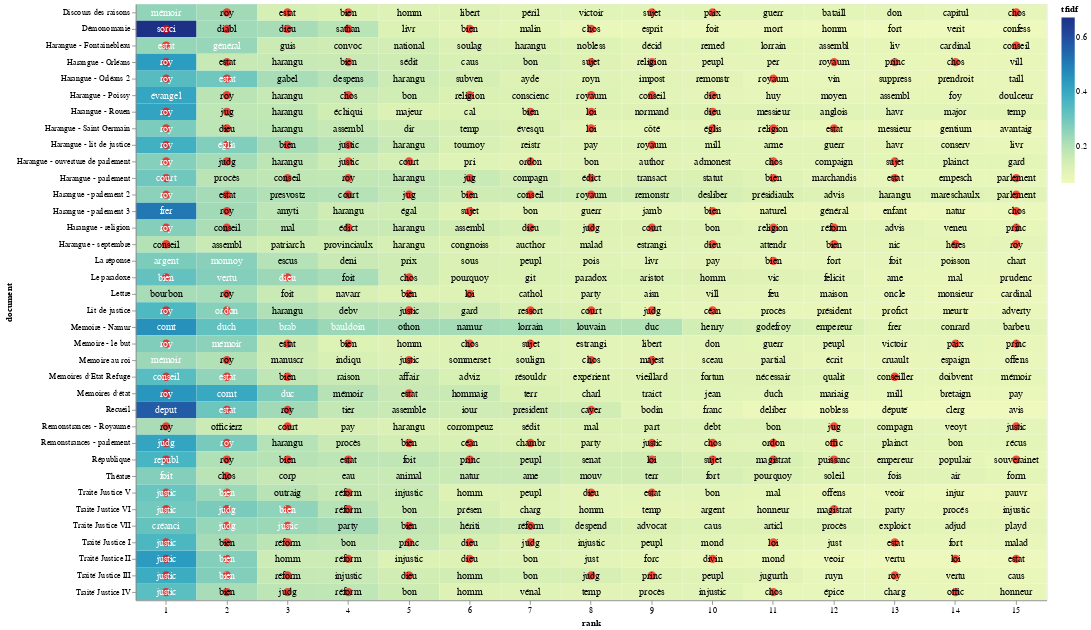

Notebook code cell kept with this figure:
### Code cell
import altair as alt
import numpy as np

# Get the custom stopword list from the user
stop_words = get_stopwords()

# Function to select an .xlsx file
def select_xlsx_file():
    cwd = os.getcwd()
    xlsx_files = sorted([f for f in os.listdir(cwd) if f.endswith('.xlsx')])
    
    if not xlsx_files:
        print("No XLSX files found in the current working directory.")
        return None

    print("Available XLSX files:")
    for i, file in enumerate(xlsx_files):
        print(f"{i + 1}. {file}")

    choice_input = input("Select an XLSX file number to read as top_tfidf (default is 1): ").strip()
    choice = int(choice_input) - 1 if choice_input.isdigit() else 0
    if choice < 0 or choice >= len(xlsx_files):
        print("Invalid choice.")
        return None

    return xlsx_files[choice]

# Prompt user to select an .xlsx file
xlsx_file = select_xlsx_file()
if xlsx_file:
    top_tfidf = pd.read_excel(xlsx_file)
    
    # Extract the stem of the selected XLSX file
    xlsx_stem = Path(xlsx_file).stem

    # Prompt user to truncate groups with default value as 'no'
    truncate_groups = input("Do you want to truncate the plot by only including certain groups? (yes/no, default is no): ").strip().lower() or 'no'
    if truncate_groups == 'yes':
        available_groups = top_tfidf['document'].unique()
        print("Available groups (documents) with index numbers:")
        for i, group in enumerate(available_groups):
            print(f"{i + 1}. {group}")

        selected_groups = input("Enter the index numbers of the groups to include (e.g., 1,2,3 or 1-3): ").strip()
        selected_indexes = []

        # Split the input by commas to handle both individual values and ranges
        for part in selected_groups.split(','):
            if '-' in part:
                start_index, end_index = map(int, part.split('-'))
                selected_indexes.extend(range(start_index, end_index + 1))
            else:
                selected_indexes.append(int(part))

        # Convert selected indexes to groups
        selected_groups = [available_groups[i - 1] for i in selected_indexes]

        # Filter the DataFrame
        top_tfidf = top_tfidf[top_tfidf['document'].isin(selected_groups)]

    # Remove '_corrected' from the 'document' labels
    top_tfidf['document'] = top_tfidf['document'].str.replace('_corrected', '')
    top_tfidf['document'] = top_tfidf['document'].str.replace('Repair', '')
    top_tfidf['document'] = top_tfidf['document'].str.replace('_lemmatized', '')
    top_tfidf['document'] = top_tfidf['document'].str.replace('_stemmed', '')

    # Prompt user to limit the number of words displayed in each group
    limit_words = input("Do you want to limit the number of words displayed in each group? (yes/no, default is yes): ").strip().lower() or 'yes'
    if limit_words == 'yes':
        max_words = int(input("Enter the maximum number of words to display per group: ").strip())
        top_tfidf['rank'] = top_tfidf.groupby('document')['tfidf'].rank("first", ascending=False)
        top_tfidf = top_tfidf[top_tfidf['rank'] <= max_words]

    # Prompt user to choose whether to use a preset list of terms, specify custom terms, or enter a blank list
    print("1. Use preset list of terms")
    print("2. Specify custom terms")
    print("3. Enter a blank list")
    term_choice_input = input("Enter your choice (1, 2, or 3), default is 1: ").strip()
    term_choice = int(term_choice_input) if term_choice_input.isdigit() else 1


    preset_terms = ['bien', 'cayer', 'céan', 'chambr', 'chos', 'conseil', 'conseiller', 'court',
                    'déni', 'diabl', 'dieu', 'divin', 'droit', 'édict', 'églis', 'estat', 'héres',
                    'judg', 'jug', 'justic', 'loi', 'majest', 'magistrat', 'offic', 'ordon',
                    'parlement', 'paix', 'princ', 'puissanc',
                    'réform', 'religion', 'republ', 'ressort', 'roy', 'royaum',
                    'sathan', 'sorc', 'sorci', 'souverain', 'souverainet', 'sujet']
    if term_choice == 1:
        term_list = preset_terms
    elif term_choice == 2:
        user_terms = input("Enter a list of words separated by commas for highlighting (e.g., war, peace): ")
        term_list = [term.strip() for term in user_terms.split(",")]
    else:
        term_list = []

    # Prompt user for a filename to save the PNG file
    file_name = input("Enter a filename (without extension) to save the visualization: ")
    output_file = f"{file_name}.png"

    # Prompt user to specify the width of the chart
    chart_width_input = input("Enter the chart width (default is 600): ").strip()
    chart_width = int(chart_width_input) if chart_width_input.isdigit() else 600

    # Adding a little randomness to break ties in term ranking
    top_tfidf_plusRand = top_tfidf.copy()
    top_tfidf_plusRand['tfidf'] = top_tfidf_plusRand['tfidf'] + np.random.rand(top_tfidf.shape[0]) * 0.0001

    # Base chart for all visualizations, with rank calculation
    base = alt.Chart(top_tfidf_plusRand).encode(
        x=alt.X('rank:O', axis=alt.Axis(labelAngle=0)),  # Set labelAngle to horizontal (0 degrees)
        y='document:N'
    ).transform_window(
        rank="rank()",
        sort=[alt.SortField("tfidf", order="descending")],
        groupby=["document"]
    )

    # Heatmap specification
    heatmap = base.mark_rect().encode(
        color='tfidf:Q'
    )

    # Red circle over terms in the entered list
    circle = base.mark_circle(size=100).encode(
        color=alt.condition(
            alt.FieldOneOfPredicate(field='term', oneOf=term_list),
            alt.value('red'),
            alt.value('#FFFFFF00')
        )
    )

    # Text labels, white for darker heatmap colors
    text = base.mark_text(baseline='middle', fontSize=12).encode(
        text='term:N',
        color=alt.condition(alt.datum.tfidf >= 0.23, alt.value('white'), alt.value('black'))
    )

    # Combine the heatmap, circle, and text
    final_chart = alt.layer(heatmap, circle, text).properties(width=chart_width)

    # Display the chart in Jupyter Lab
    final_chart.display()

    # Save the chart as a PNG file using the base Altair package
    try:
        final_chart.save(output_file)
        print(f"Visualization saved as {output_file} in the current directory.")
    except Exception as e:
        print(f"Error saving visualization: {e}")
else:
    print("No valid XLSX file selected.")

### Figure 1 — Vega-Lite specification as saved in the notebook (floating-point values rounded to 4 significant figures; data arrays with more than 128 entries replaced by an {"elided": "..."} marker saying what was removed)
{"config": {"view": {"continuousWidth": 300, "continuousHeight": 300}}, "layer": [{"mark": {"type": "rect"}, "encoding": {"color": {"field": "tfidf", "type": "quantitative"}, "x": {"axis": {"labelAngle": 0}, "field": "rank", "type": "ordinal"}, "y": {"field": "document", "type": "nominal"}}, "transform": [{"window": [{"op": "rank", "field": "", "as": "rank"}], "groupby": ["document"], "sort": [{"field": "tfidf", "order": "descending"}]}]}, {"mark": {"type": "circle", "size": 100}, "encoding": {"color": {"condition": {"test": {"field": "term", "oneOf": ["bien", "cayer", "céan", "chambr", "chos", "conseil", "conseiller", "court", "déni", "diabl", "dieu", "divin", "droit", "édict", "églis", "estat", "héres", "judg", "jug", "justic", "loi", "majest", "magistrat", "offic", "ordon", "parlement", "paix", "princ", "puissanc", "réform", "religion", "republ", "ressort", "roy", "royaum", "sathan", "sorc", "sorci", "souverain", "souverainet", "sujet"]}, "value": "red"}, "value": "#FFFFFF00"}, "x": {"axis": {"labelAngle": 0}, "field": "rank", "type": "ordinal"}, "y": {"field": "document", "type": "nominal"}}, "transform": [{"window": [{"op": "rank", "field": "", "as": "rank"}], "groupby": ["document"], "sort": [{"field": "tfidf", "order": "descending"}]}]}, {"mark": {"type": "text", "baseline": "middle", "fontSize": 12}, "encoding": {"color": {"condition": {"test": "(datum.tfidf >= 0.23)", "value": "white"}, "value": "black"}, "text": {"field": "term", "type": "nominal"}, "x": {"axis": {"labelAngle": 0}, "field": "rank", "type": "ordinal"}, "y": {"field": "document", "type": "nominal"}}, "transform": [{"window": [{"op": "rank", "field": "", "as": "rank"}], "groupby": ["document"], "sort": [{"field": "tfidf", "order": "descending"}]}]}], "data": {"name": "data-91335a1c9085b9a3722b0bd400f2f68f"}, "width": 1100, "$schema": "https://vega.github.io/schema/vega-lite/v5.20.1.json", "datasets": {"data-91335a1c9085b9a3722b0bd400f2f68f": {"elided": "540 records"}}}
